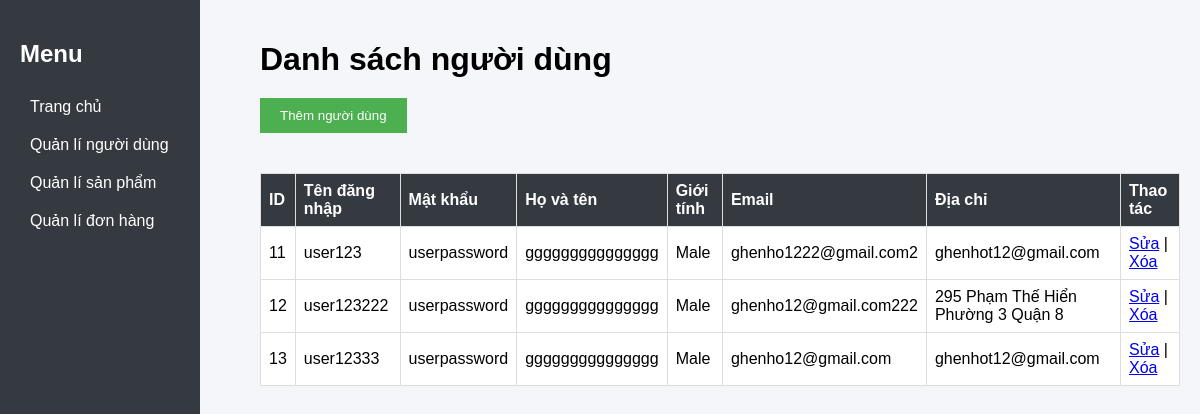
The page /layout/display_users.php (signed in) on the database its author committed.
### tables this page shows
CREATE TABLE `users` (
  `user_id` int(11) NOT NULL,
  `username` varchar(50) NOT NULL,
  `password` varchar(255) NOT NULL,
  `full_name` varchar(100) DEFAULT NULL,
  `sex` enum('Male','Female') DEFAULT NULL,
  `email` varchar(100) NOT NULL,
  `address` varchar(200) DEFAULT NULL,
  `type` enum('user','admin') NOT NULL
);

### layout/display_users.php (the view, shortened to what this page needs)
<!DOCTYPE html>
<html>
<head>
    <link rel="stylesheet" href="/css/displayusers.css">
</head>
<body>
<nav class="vertical navigation">
        <h2 style=color:#fff;>Menu</h2>
        <ul>
            <li><a href="/index.php">Trang chủ </a></li>
            <li><a href="display_users.php">Quản lí người dùng</a></li>
            <li><a href="display_laptop.php">Quản lí sản phẩm</a></li>
            <li><a href="display_order.php">Quản lí đơn hàng</a></li>
        </ul>
    </nav>
    <div class="danhsachnguoidung"><h1>Danh sách người dùng</h1>
    <button onclick="openModal()">Thêm người dùng</button>
    <?php
    include_once 'connect.php';
    $sql = "SELECT * FROM users WHERE type = 'user'";
    $result = $conn->query($sql);
    if ($result->num_rows > 0) {
        echo "<table border='1'>
                <tr>
                    <th>ID</th>
                    <th>Tên đăng nhập</th>
                    <th>Mật khẩu</th>
                    <th>Họ và tên</th>
                    <th>Giới tính</th>
                    <th>Email</th>
                    <th>Địa chỉ</th>
                    <th>Thao tác</th>
                </tr>";
        while ($row = $result->fetch_assoc()) {
            echo "<tr>
                    <td>".$row['user_id']."</td>
                    <td>".$row['username']."</td>
                    <td>".$row['password']."</td>
                    <td>".$row['full_name']."</td>
                    <td>".$row['sex']."</td>
                    <td>".$row['email']."</td>
                    <td>".$row['address']."</td>
                    <td>
                    <a href='edit_user.php?id=".$row['user_id']."' onclick='openModal1()'>Sửa</a> |
                    <a href='/action/delete_user.php?id=".$row['user_id']."'>Xóa</a>
                    </td>
                </tr>";
        }
        echo "</table>";
    } else {
        echo "Không có người dùng nào.";
    }
    ?>
            <?php include 'add_user.php'; ?>
</div>
</body>
</html>

### css/displayusers.css (style rules this page uses)
body, ul { font-family: Arial, sans-serif; background-color: #f4f6f9; margin: 0; padding: 0; }
.vertical.navigation { background-color: #343a40; width: 200px; height: 100%; position: fixed; top: 0; left: 0; padding: 20px; box-sizing: border-box; }
.vertical.navigation h2 { margin-bottom: 20px; }
.vertical.navigation ul { list-style: none; padding: 0px; }
.vertical.navigation a { display: block; padding: 10px; text-decoration: none; color: white; background-color:#343a40 ; }
.danhsachnguoidung { margin-left: 240px; padding: 20px; }
.danhsachnguoidung h1 { margin-bottom: 20px; }
table { width: 100%; margin-top: 40px; border-collapse: collapse; margin-bottom: 20px; border: 1px solid #ddd; background-color: #fff; }
th, td { padding: 8px; text-align: left; border-bottom: 1px solid #ddd; }
th { background-color: #343a40; color : white; }
button { padding: 10px 20px; background-color: #4CAF50; color: #fff; border: none; cursor: pointer; }

### rows shown on the page
users: user_id "11", username "user123", password "userpassword", full_name "ggggggggggggggg", sex "Male", email "ghenho1222@gmail.com2", address "ghenhot12@gmail.com"
users: user_id "12", username "user123222", password "userpassword", full_name "ggggggggggggggg", sex "Male", email "ghenho12@gmail.com222", address "295 Phạm Thế Hiển Phường 3 Quận 8"
users: user_id "13", username "user12333", password "userpassword", full_name "ggggggggggggggg", sex "Male", email "ghenho12@gmail.com", address "ghenhot12@gmail.com"
